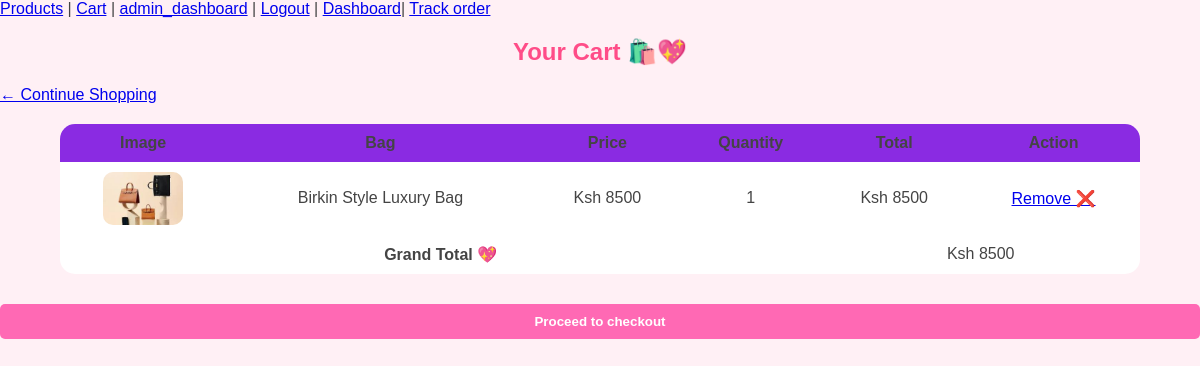
The app's page /cart.php?id=0 (signed in) with its own data.
### tables this page shows
CREATE TABLE `products` (
  `id` int(11) NOT NULL,
  `name` varchar(100) NOT NULL,
  `price` int(11) NOT NULL,
  `category` varchar(50) NOT NULL,
  `image` varchar(255) NOT NULL
);

### cart.php (the view, shortened to what this page needs)
<?php
include "db.php";
include "navbar.php";
if (isset($_GET['id'])) {
    $id = $_GET['id'];
}
?>
<link rel="stylesheet" href="style.css">
<h2>Your Cart 🛍️💖</h2>
<a href="products.php">← Continue Shopping</a>
<table>
<tr>
    <th>Image</th>
    <th>Bag</th>
    <th>Price</th>
    <th>Quantity</th>
    <th>Total</th>
    <th>Action</th>
</tr>
<?php
$total = 0;
foreach ($_SESSION['cart'] as $id => $qty) {
    $result = $conn->query("SELECT * FROM products WHERE id=$id");
    $row = $result->fetch_assoc();
    $subtotal = $row['price'] * $qty;
    $total += $subtotal;
?>
<tr>
    <td>
        <img src="images/<?php echo $row['image']; ?>" width="80">
    </td>
    <td><?php echo $row['name']; ?></td>
    <td>Ksh <?php echo $row['price']; ?></td>
    <td><?php echo $qty; ?></td>
    <td>Ksh <?php echo $subtotal; ?></td>
    <td>
        <a href="cart.php?remove=<?php echo $id; ?>">Remove ❌</a>
    </td>
</tr>
<?php } ?>
<tr>
    <td colspan="4"><strong>Grand Total 💖</strong></td>
    <td colspan="2">Ksh <?php echo $total; ?></td>
</tr>
</table>
<a href="checkout.php">
    <button>Proceed to checkout</button>
</a>

### style.css (style rules this page uses)
h1, h2, h3 { color: #ff4d88; text-align: center; }
button { padding: 10px 15px; background: linear-gradient(45deg, #ff69b4, #ff85c1); border: none; color: white; border-radius: 10px; cursor: pointer; font-weight: 600; transition: 0.3s; margin-top: 10px; }
table { width: 85%; margin: 20px auto; border-collapse: collapse; background: #fff0f5; border-radius: 15px; overflow: hidden; }
th { background: skyblue; padding: 10px; }
td { padding: 10px; text-align: center; }
td img { border-radius: 10px; }
table { width: 90%; margin: 20px auto; border-collapse: collapse; background: white; }
th { background: blueviolet; padding: 10px; }
img { border-radius: 10px; }
button { width: 100%; padding: 10px; background: #ff69b4; border: none; color: white; border-radius: 5px; cursor: pointer; }

### records on screen
products: image (picture), name "Birkin Style Luxury Bag", price "8500", qty "1"

### other values on screen
$total "8500"
